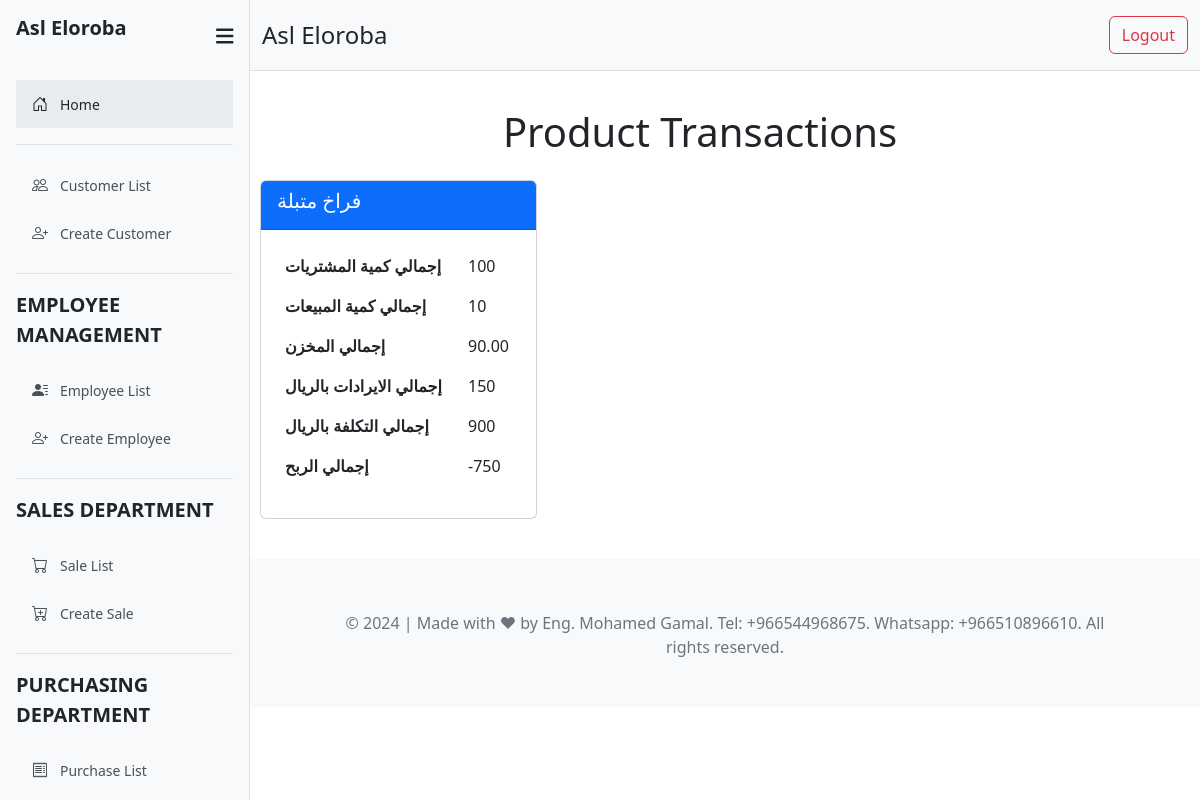
Page /report/products/ on the committed database.
### sales/models.py (models this page shows, shortened)
class Product(models.Model):
    title = models.CharField(max_length=50)
    detail = models.TextField()
    unit = models.ForeignKey(Unit, on_delete=models.CASCADE)
    photo = models.ImageField(upload_to="product/", blank=True, null=True)
    total_products = models.PositiveIntegerField(default=0, editable=False)    # Track current stock
    class Meta:
        verbose_name = '05 Product'
        verbose_name_plural = '05 Products'

### sales/views.py (the view)
# urls.py: path('report/products/', product_report, name='product_report'),
def product_report(request):
    product_stats = []
    products = Product.objects.all()
    for product in products:
        latest_inventory = Inventory.objects.filter(product=product).order_by('-id').first()
        if latest_inventory:
            total_inventory = latest_inventory.total_bal_qty or 0
        else:
            total_inventory = 0
        total_purchase_qty = Inventory.objects.filter(product=product).aggregate(total_qty=Sum('pur_qty'))['total_qty'] or 0
        total_sales_qty_for_product = Inventory.objects.filter(product=product).aggregate(total_qty=Sum('sale_qty'))['total_qty'] or 0
        total_revenue = Sale.objects.filter(product=product).aggregate(total_revenue=Sum('total_amt'))['total_revenue'] or 0
        total_cost = Purchase.objects.filter(product=product).aggregate(total_cost=Sum('total_amt'))['total_cost'] or 0
        product_profit = total_revenue - total_cost
        product_stat = {
            'product': product,
            'total_purchase_qty': total_purchase_qty,  # Total quantity purchased
            'total_sales_qty': total_sales_qty_for_product,  # Total quantity sold
            'total_inventory': total_inventory,  # Remaining inventory
            'total_revenue': total_revenue,
            'total_cost': total_cost,
            'product_profit': product_profit,
        }
        product_stats.append(product_stat)
    context = {
        'product_stats': product_stats,
    }
    return render(request, 'report/product_report.html', context)

### templates/report/product_report.html (shortened to what this page needs)
{% extends 'parts/base.html' %}
{% block content %}
<div class="container mt-4">
    <h1 class="text-center mb-4">Product Transactions</h1>
    <div class="row">
        {% for product in product_stats %}
        <div class="col-md-4 mb-3">
            <div class="card">
                <div class="card-header text-white bg-primary">
                    <h5 class="card-title">{{ product.product.title }}</h5>
                </div>
                <div class="card-body">
                    <table class="table table-borderless">
                        <tbody>
                            <tr>
                                <th>إجمالي كمية المشتريات</th>
                                <td class="total-purchase">{{ product.total_purchase_qty }}</td>
                            </tr>
                            <tr>
                                <th>إجمالي كمية المبيعات</th>
                                <td class="total-sales">{{ product.total_sales_qty }}</td>
                            </tr>
                            <tr>
                                <th>إجمالي المخزن</th>
                                <td class="total-inventory"></td>
                            </tr>
                            <tr>
                                <th>إجمالي الايرادات بالريال</th>
                                <td>{{ product.total_revenue }}</td>
                            </tr>
                            <tr>
                                <th>إجمالي التكلفة بالريال</th>
                                <td>{{ product.total_cost }}</td>
                            </tr>
                            <tr>
                                <th>إجمالي الربح</th>
                                <td>{{ product.product_profit }}</td>
                            </tr>
                        </tbody>
                    </table>
                </div>
            </div>
        </div>
        {% empty %}
        <div class="col-12">
            <div class="alert alert-warning text-center">
                No data available.
            </div>
        </div>
        {% endfor %}
    </div>
</div>
{% endblock %}

### rows in the picture
Product: product "فراخ متبلة", total_purchase_qty "100", total_sales_qty "10", total_revenue "150", total_cost "900", product_profit "-750"
